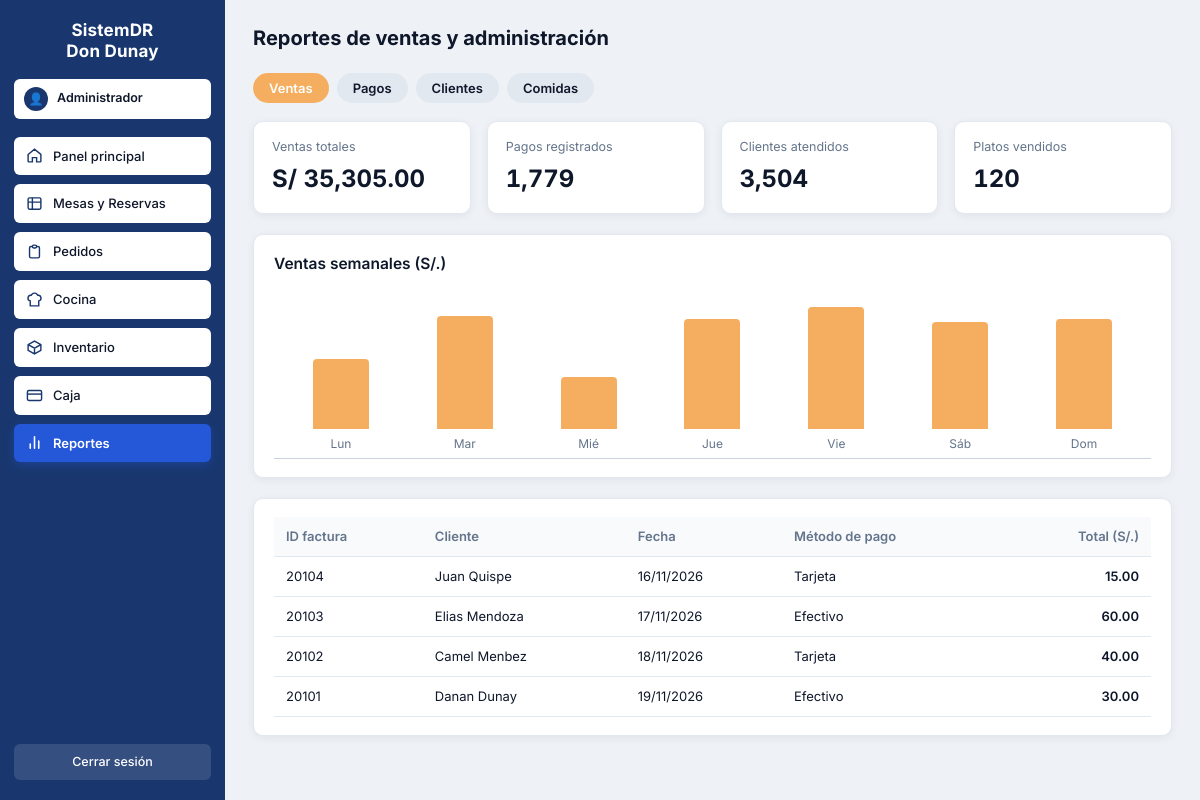
The app's page /reportes.php (signed in) with its own data.
### tables this page shows
CREATE TABLE factura (
  id_factura INT AUTO_INCREMENT PRIMARY KEY,
  id_pedido INT NOT NULL UNIQUE,
  subtotal DECIMAL(10,2) NOT NULL,
  impuestos DECIMAL(10,2) NOT NULL,
  propina DECIMAL(10,2) NOT NULL DEFAULT 0.00,
  total DECIMAL(10,2) NOT NULL,
  metodo_pago ENUM('Efectivo','Tarjeta') NOT NULL,
  fecha_emision DATETIME NOT NULL DEFAULT CURRENT_TIMESTAMP,
  FOREIGN KEY (id_pedido) REFERENCES pedido(id_pedido)
);

### reportes.php (the view, shortened to what this page needs)
<?php
require_once "php/conexion.php";
$facturas = [];
if (!$db_error) {
    $res = $conn->query("SELECT f.id_factura, COALESCE(c.nombre, 'Danan Dunay') AS cliente, DATE_FORMAT(f.fecha_emision, '%d/%m/%Y') AS fecha, f.metodo_pago, f.total FROM factura f JOIN pedido p ON f.id_pedido = p.id_pedido LEFT JOIN cliente c ON p.id_cliente = c.id_cliente ORDER BY f.id_factura DESC");
    while ($r = $res->fetch_assoc()) $facturas[] = $r;
}
?>
<!DOCTYPE html>
<html lang="es">
<head>
  <link rel="stylesheet" href="css/styles.css">
</head>
<body>
<div class="app-shell">
  <?php include "php/sidebar.php"; ?>
  <main class="main-area">
    <div class="page-header-bar">
      <h1 class="page-title">Reportes de ventas y administración</h1>
    </div>
    <div class="report-tabs">
      <button type="button" class="report-tab active" onclick="seleccionarTabReporte('Ventas', this)">Ventas</button>
      <button type="button" class="report-tab" onclick="seleccionarTabReporte('Pagos', this)">Pagos</button>
      <button type="button" class="report-tab" onclick="seleccionarTabReporte('Clientes', this)">Clientes</button>
      <button type="button" class="report-tab" onclick="seleccionarTabReporte('Comidas', this)">Comidas</button>
    </div>
    <section class="kpi-grid">
      <div class="kpi-card">
        <div class="kpi-label">Ventas totales</div>
        <div class="kpi-value">S/ 35,305.00</div>
      </div>
      <div class="kpi-card">
        <div class="kpi-label">Pagos registrados</div>
        <div class="kpi-value">1,779</div>
      </div>
      <div class="kpi-card">
        <div class="kpi-label">Clientes atendidos</div>
        <div class="kpi-value">3,504</div>
      </div>
      <div class="kpi-card">
        <div class="kpi-label">Platos vendidos</div>
        <div class="kpi-value">120</div>
      </div>
    </section>
    <div class="card" style="margin-bottom:20px;">
      <h2 class="card-title">Ventas semanales (S/.)</h2>
      <div class="chart-bars-wrap">
        <div class="bar-col"><div class="bar-fill" style="height:48%;"></div><span class="bar-label">Lun</span></div>
        <div class="bar-col"><div class="bar-fill" style="height:78%;"></div><span class="bar-label">Mar</span></div>
        <div class="bar-col"><div class="bar-fill" style="height:36%;"></div><span class="bar-label">Mié</span></div>
        <div class="bar-col"><div class="bar-fill" style="height:76%;"></div><span class="bar-label">Jue</span></div>
        <div class="bar-col"><div class="bar-fill" style="height:92%;"></div><span class="bar-label">Vie</span></div>
        <div class="bar-col"><div class="bar-fill" style="height:74%;"></div><span class="bar-label">Sáb</span></div>
        <div class="bar-col"><div class="bar-fill" style="height:76%;"></div><span class="bar-label">Dom</span></div>
      </div>
    </div>
    <div class="card">
      <div class="table-wrap">
        <table class="data-table">
          <thead>
            <tr>
              <th>ID factura</th>
              <th>Cliente</th>
              <th>Fecha</th>
              <th>Método de pago</th>
              <th style="text-align:right;">Total (S/.)</th>
            </tr>
          </thead>
          <tbody>
            <?php foreach ($facturas as $f): ?>
              <tr>
                <td><?php echo 20100 + intval($f['id_factura']); ?></td>
                <td><?php echo htmlspecialchars($f['cliente']); ?></td>
                <td><?php echo $f['fecha']; ?></td>
                <td><?php echo htmlspecialchars($f['metodo_pago']); ?></td>
                <td style="text-align:right;font-weight:600;"><?php echo number_format($f['total'], 2); ?></td>
              </tr>
            <?php endforeach; ?>
          </tbody>
        </table>
      </div>
    </div>
  </main>
</div>
</body>
</html>

### css/styles.css (style rules this page uses)
:root { --bg-canvas: #EEF2F7; --bg-cream: #FFFAE7; --surface-card: #FFFFFF; --sidebar-navy: #19376E; --login-navy: #14233E; --brand-blue: #2458D9; --brand-blue-hover: #1D4ED8; --soft-blue-bg: #DCE8FF; --soft-blue-text: #1E40AF; --status-green: #16803D; --status-green-hover: #15803D; --alert-green-bg: #E2FAEC; --alert-green-text: #166534; --status-red: #D92D3B; --status-red-hover: #B91C1C; --alert-red-bg: #FEE2E2; --status-amber: #B86607; --status-amber-hover: #9A3412; --alert-amber-bg: #FFF0D7; --chart-orange: #F5AE60; --text-primary: #0F172A; --text-secondary: #64748B; --border-subtle: #CBD3DF; --border-light: #E2E8F0; --radius-sm: 6px; --radius-md: 10px; --radius-lg: 14px; --shadow-card: 0 2px 8px rgba(15, 23, 42, 0.06); --shadow-modal: 0 12px 32px rgba(15, 23, 42, 0.22); }
* { box-sizing: border-box; margin: 0; padding: 0; }
body { font-family: 'Inter', -apple-system, BlinkMacSystemFont, sans-serif; background-color: var(--bg-canvas); color: var(--text-primary); font-size: 14px; line-height: 1.45; }
.app-shell { display: flex; min-height: 100vh; }
.main-area { flex: 1; padding: 24px 28px; background-color: var(--bg-canvas); overflow-x: hidden; }
.page-header-bar { display: flex; align-items: center; justify-content: space-between; margin-bottom: 20px; gap: 12px; }
.page-title { font-size: 20px; font-weight: 700; color: var(--text-primary); }
.card { background-color: var(--surface-card); border: 1px solid var(--border-light); border-radius: var(--radius-md); padding: 18px 20px; box-shadow: var(--shadow-card); }
.card-title { font-size: 15.5px; font-weight: 600; color: var(--text-primary); margin-bottom: 14px; }
.table-wrap { width: 100%; overflow-x: auto; }
.data-table { width: 100%; border-collapse: collapse; font-size: 13px; }
.data-table th { text-align: left; padding: 10px 12px; font-weight: 600; color: var(--text-secondary); border-bottom: 1px solid var(--border-light); background-color: #F8FAFC; }
.data-table td { padding: 10px 12px; border-bottom: 1px solid var(--border-light); color: var(--text-primary); }
.kpi-grid { display: grid; grid-template-columns: repeat(4, 1fr); gap: 16px; margin-bottom: 20px; }
.kpi-card { background: var(--surface-card); border: 1px solid var(--border-light); border-radius: var(--radius-md); padding: 16px 18px; box-shadow: var(--shadow-card); }
.kpi-label { font-size: 12.5px; color: var(--text-secondary); margin-bottom: 6px; }
.kpi-value { font-size: 24px; font-weight: 700; color: var(--text-primary); font-variant-numeric: tabular-nums; }
.report-tabs { display: flex; gap: 8px; margin-bottom: 18px; }
.report-tab { padding: 7px 16px; border-radius: 999px; border: none; background-color: #E2E8F0; color: var(--text-primary); font-family: inherit; font-size: 13px; font-weight: 600; cursor: pointer; }
.report-tab.active { background-color: var(--chart-orange); color: #FFFFFF; }
.chart-bars-wrap { display: flex; align-items: flex-end; justify-content: space-around; height: 170px; padding: 18px 12px 6px; border-bottom: 1px solid var(--border-subtle); gap: 14px; }
.bar-col { flex: 1; max-width: 56px; display: flex; flex-direction: column; align-items: center; height: 100%; justify-content: flex-end; }
.bar-fill { width: 100%; background-color: var(--chart-orange); border-radius: 4px 4px 0 0; transition: height 0.3s ease; }
.bar-label { margin-top: 6px; font-size: 12px; color: var(--text-secondary); }

### records on screen
factura: 20100+intval($f['id_factura']) "20104", cliente "Juan Quispe", fecha "16/11/2026", metodo_pago "Tarjeta", total "15.00"
factura: 20100+intval($f['id_factura']) "20103", cliente "Elias Mendoza", fecha "17/11/2026", metodo_pago "Efectivo", total "60.00"
factura: 20100+intval($f['id_factura']) "20102", cliente "Camel Menbez", fecha "18/11/2026", metodo_pago "Tarjeta", total "40.00"
factura: 20100+intval($f['id_factura']) "20101", cliente "Danan Dunay", fecha "19/11/2026", metodo_pago "Efectivo", total "30.00"

### other values on screen
$rol_label "Administrador"
$item['label'] "Panel principal"
$item['label'] "Mesas y Reservas"
$item['label'] "Pedidos"
$item['label'] "Cocina"
$item['label'] "Inventario"
$item['label'] "Caja"
$item['label'] "Reportes"
